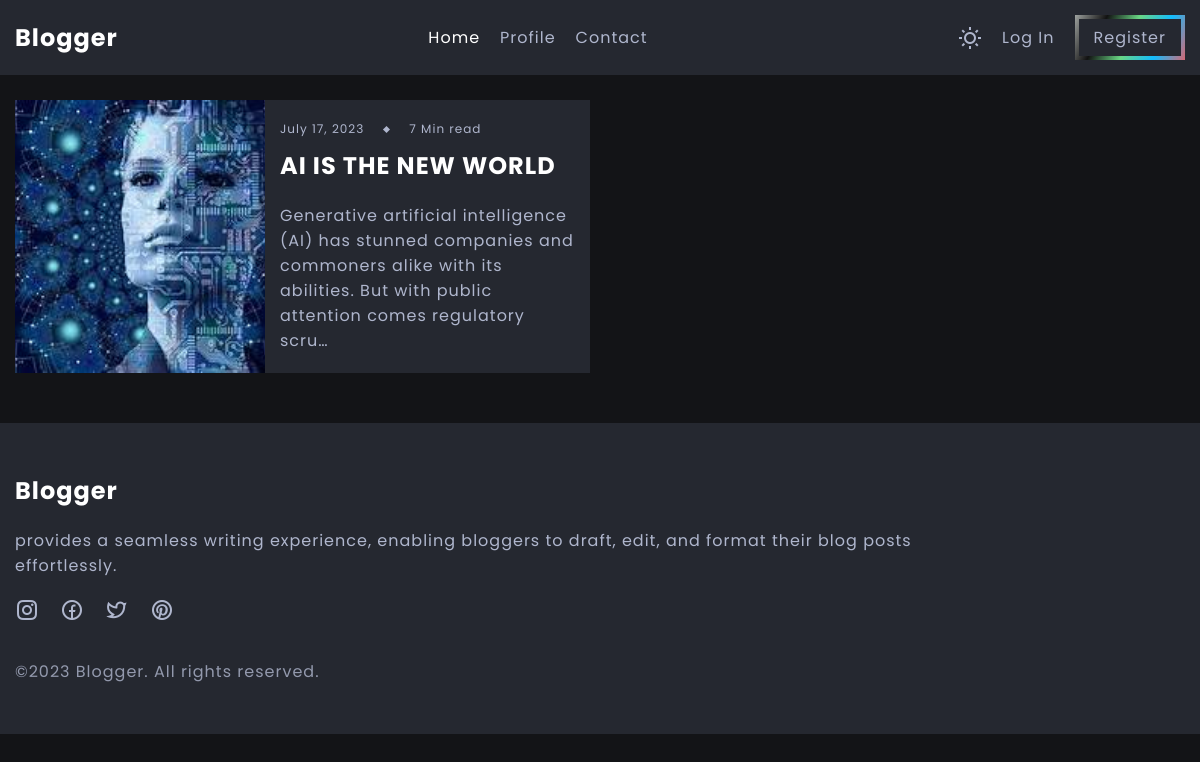
The app's page /tags/tech/ with its own data.
### mainapp/models.py (models this page shows, shortened)
class Post(models.Model):
    TAGS = (
        ('tech', 'TECH'),
        ('food', 'FOOD'),
        ('spritual', 'SPRITUAL'),
        ('fitness', 'FITNESS'),
        ('motivation', 'MOTIVATION'),
        ('politics', 'POLITICS'),
        ('movies', 'MOVIES'),
        ('music', 'MUSIC'),
    )
    post_title= models.CharField(max_length=100)
    post_desc= models.TextField(max_length=2000)
    post_quote= models.TextField(max_length=1000)
    post_image= models.ImageField(null=True, blank=True, upload_to='image/post')
    post_tag= models.CharField(max_length=100, choices=TAGS)
    post_author= models.ForeignKey(User, on_delete=models.CASCADE)
    post_read_min= models.CharField(max_length=50)
    post_date= models.DateField(auto_now_add=True)

### mainapp/views.py (the view)
# urls.py: path('tags/<str:tag>/', views.tagSpecific, name="tag_specific"),
def tagSpecific(request, tag):
    tag_specific_data= Post.objects.filter(post_tag= tag)
    return render(request, 'tag_specific.html', {'tag_specific_data':tag_specific_data})

### templates/tag_specific.html
{% extends 'home.html' %}
{% load static %}
{% block content %}
<br>
<br>
<section class="older-posts section">
    <div class="container">
        <div class="older-posts-grid-wrapper d-grid">
            {% for x in tag_specific_data %}
            <a href="{% url 'post_detail' x.pk %}" class="article d-grid">
                <div class="older-posts-article-image-wrapper">
                    <img src="{{x.post_image.url}}" alt="" class="article-image">
                </div>
                <div class="article-data-container">
                    <div class="article-data">
                        <span>{{x.post_date}}</span>
                        <span class="article-data-spacer"></span>
                        <span>{{x.post_read_min}} Min read</span>
                    </div>
                    <h3 class="title article-title">{{x.post_title}}</h3>
                    <p class="article-description">{{x.post_desc|truncatechars:150}}</p>
                </div>
            </a>
            {% endfor %}
    </div>
</section>
{% endblock %}

### static/assets/css/main.css (style rules this page uses)
:root { --light-color: #fff; --light-color-alt: #afb6cd; --primary-background-color: #131417; --secondary-background-color: #252830; --hover-light-color: var(--light-color); --hover-dark-color: var(--primary-background-color); --gradient-color: linear-gradient( 115deg,#9ea29f,#121212,#69d684,#12bcfe,#d56874); --transparent-light-color: rgba(255,255,255,.05); --transparent-dark-color: rgba(0,0,0,.75); --font-family: 'Poppins', sans-serif; --font-size-xsm: 1.2rem; --font-size-sm: 1.6rem; --font-size-md: 2.4rem; --font-size-lg: 3rem; --font-size-xl: 4rem; --gap: 2rem; --margin-sm: 2rem; --margin-md: 3rem; --item-min-height-sm: 20rem; --item-min-height-md: 30rem; }
* { margin: 0; padding: 0; box-sizing: border-box; }
html { font-size: 62.5%; }
body { font-family: var(--font-family); font-size: var(--font-size-sm); color: var(--light-color-alt); background-color: var(--primary-background-color); letter-spacing: 1px; transition: background-color .25s,color .25s; }
a { color: inherit; text-decoration: none; }
img { max-width: 100%; }
.container { max-width: 160rem; margin: 0 auto; padding: 0 1.5rem; }
.section:not(.featured-articles) { padding-block: 5rem; }
.d-grid { display: grid; }
.article { position: relative; min-height: var(--item-min-height-md); }
.article-image { position: absolute; width: 100%; height: 100%; object-fit: cover; transition: transform .25s; }
.article-data-container { width: 100%; position: absolute; left: 0; bottom: 0; padding: 2rem 1.5rem; background-color: var(--transparent-dark-color); z-index: 10; transition: background-color .5s; }
.article-data { display: flex; align-items: center; gap: var(--gap); font-size: var(--font-size-xsm); margin-bottom: 1rem; }
.article-data-spacer { width: .5rem; height: .5rem; background-color: var(--light-color-alt); transform: rotate(45deg); }
.title { color: var(--light-color); }
.article-title { font-size: var(--font-size-md); }
.older-posts-grid-wrapper { gap: var(--gap); }
.older-posts-article-image-wrapper, .older-posts .article { min-height: var(--item-min-height-sm); }
.older-posts .article { background-color: var(--secondary-background-color); }
.older-posts-article-image-wrapper { position: relative; }
.older-posts-grid-wrapper .article-data-container { position: static; background-color: transparent; }
.older-posts-grid-wrapper .article-title { margin-bottom: var(--margin-sm); }
@media screen and (min-width: 768px) { .older-posts .article { grid-template-columns: 25rem 1fr; } }
@media screen and (min-width: 768px) { .older-posts-article-image-wrapper { height: auto; } }
@media screen and (min-width: 1200px) { .older-posts-grid-wrapper { grid-template-columns: repeat(2, 1fr); } }

### records on screen
Post: post_image (picture), post_date "July 17, 2023", post_read_min "7", post_title "AI IS THE NEW WORLD", post_desc "Generative artificial intelligence (AI) has stunned companies and commoners alike with its abilities. But with public attention comes regulatory scru…"
